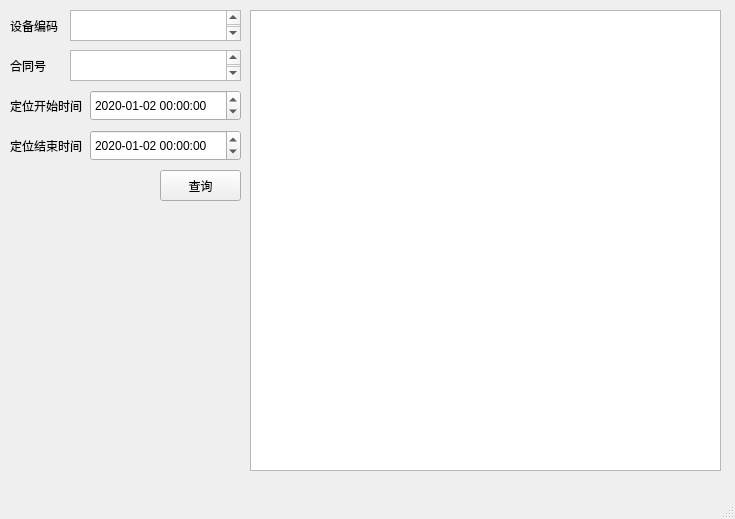
<?xml version="1.0" encoding="UTF-8"?>
<ui version="4.0">
 <class>MainWindow</class>
 <widget class="QMainWindow" name="MainWindow">
  <property name="geometry">
   <rect>
    <x>0</x>
    <y>0</y>
    <width>735</width>
    <height>519</height>
   </rect>
  </property>
  <property name="windowTitle">
   <string>MainWindow</string>
  </property>
  <widget class="QWidget" name="centralwidget">
   <widget class="QPushButton" name="pushButton">
    <property name="geometry">
     <rect>
      <x>160</x>
      <y>170</y>
      <width>81</width>
      <height>31</height>
     </rect>
    </property>
    <property name="text">
     <string>查询</string>
    </property>
   </widget>
   <widget class="QLabel" name="label_6">
    <property name="geometry">
     <rect>
      <x>10</x>
      <y>10</y>
      <width>54</width>
      <height>31</height>
     </rect>
    </property>
    <property name="text">
     <string>设备编码</string>
    </property>
   </widget>
   <widget class="QTextEdit" name="textEdit_2">
    <property name="geometry">
     <rect>
      <x>70</x>
      <y>10</y>
      <width>171</width>
      <height>31</height>
     </rect>
    </property>
    <property name="font">
     <font>
      <family>微软雅黑</family>
      <pointsize>12</pointsize>
     </font>
    </property>
   </widget>
   <widget class="QLabel" name="label_7">
    <property name="geometry">
     <rect>
      <x>10</x>
      <y>50</y>
      <width>54</width>
      <height>31</height>
     </rect>
    </property>
    <property name="text">
     <string>合同号</string>
    </property>
   </widget>
   <widget class="QTextEdit" name="textEdit_3">
    <property name="geometry">
     <rect>
      <x>70</x>
      <y>50</y>
      <width>171</width>
      <height>31</height>
     </rect>
    </property>
    <property name="font">
     <font>
      <family>微软雅黑</family>
      <pointsize>12</pointsize>
     </font>
    </property>
   </widget>
   <widget class="QTextBrowser" name="textBrowser">
    <property name="geometry">
     <rect>
      <x>250</x>
      <y>10</y>
      <width>471</width>
      <height>461</height>
     </rect>
    </property>
   </widget>
   <widget class="QDateTimeEdit" name="dateTimeEdit">
    <property name="geometry">
     <rect>
      <x>90</x>
      <y>90</y>
      <width>151</width>
      <height>31</height>
     </rect>
    </property>
    <property name="date">
     <date>
      <year>2020</year>
      <month>1</month>
      <day>2</day>
     </date>
    </property>
    <property name="displayFormat">
     <string>yyyy-MM-dd HH:mm:ss</string>
    </property>
   </widget>
   <widget class="QLabel" name="label_3">
    <property name="geometry">
     <rect>
      <x>10</x>
      <y>90</y>
      <width>81</width>
      <height>31</height>
     </rect>
    </property>
    <property name="text">
     <string>定位开始时间</string>
    </property>
   </widget>
   <widget class="QLabel" name="label_4">
    <property name="geometry">
     <rect>
      <x>10</x>
      <y>130</y>
      <width>81</width>
      <height>31</height>
     </rect>
    </property>
    <property name="text">
     <string>定位结束时间</string>
    </property>
   </widget>
   <widget class="QDateTimeEdit" name="dateTimeEdit_2">
    <property name="geometry">
     <rect>
      <x>90</x>
      <y>130</y>
      <width>151</width>
      <height>31</height>
     </rect>
    </property>
    <property name="date">
     <date>
      <year>2020</year>
      <month>1</month>
      <day>2</day>
     </date>
    </property>
    <property name="displayFormat">
     <string>yyyy-MM-dd HH:mm:ss</string>
    </property>
   </widget>
  </widget>
  <widget class="QMenuBar" name="menubar">
   <property name="geometry">
    <rect>
     <x>0</x>
     <y>0</y>
     <width>735</width>
     <height>23</height>
    </rect>
   </property>
  </widget>
  <widget class="QStatusBar" name="statusbar"/>
 </widget>
 <resources/>
 <connections/>
</ui>
